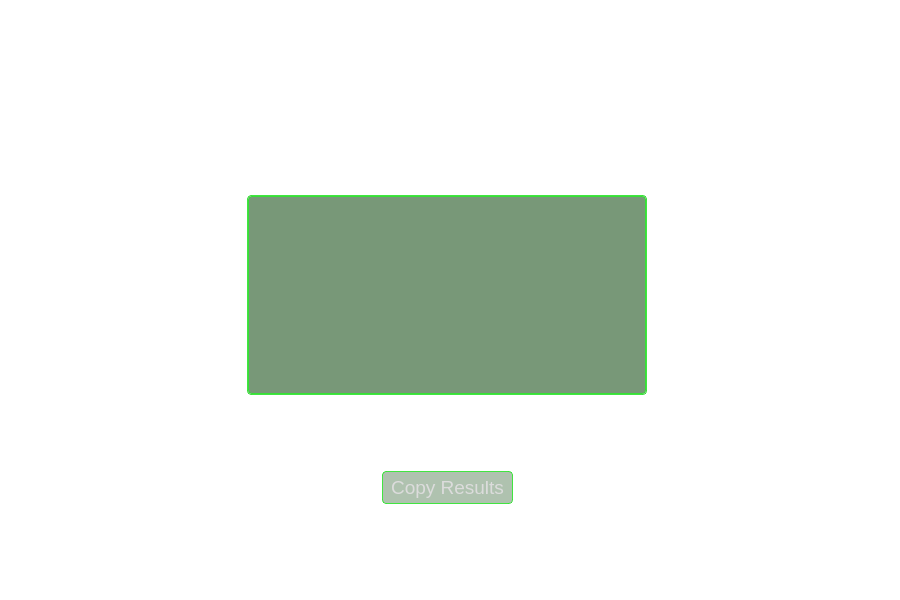
<?xml version="1.0" encoding="UTF-8"?>
<ui version="4.0">
 <class>ScoringReport</class>
 <widget class="QWidget" name="ScoringReport">
  <property name="windowModality">
   <enum>Qt::WindowModal</enum>
  </property>
  <property name="geometry">
   <rect>
    <x>0</x>
    <y>0</y>
    <width>900</width>
    <height>600</height>
   </rect>
  </property>
  <property name="windowTitle">
   <string>Scoring Report</string>
  </property>
  <property name="windowIcon">
   <iconset resource="rc/QTRC.qrc">
    <normaloff>:/vm/img/VM_srp_ico.png</normaloff>:/vm/img/VM_srp_ico.png</iconset>
  </property>
  <property name="windowOpacity">
   <double>0.950000000000000</double>
  </property>
  <property name="autoFillBackground">
   <bool>false</bool>
  </property>
  <property name="styleSheet">
   <string notr="true">background-color: rgba(0,0,0,0);</string>
  </property>
  <layout class="QGridLayout" name="gridLayout">
   <item row="0" column="1">
    <layout class="QHBoxLayout" name="Top_HLayout">
     <item>
      <layout class="QHBoxLayout" name="pointLayout">
       <property name="leftMargin">
        <number>0</number>
       </property>
       <item>
        <widget class="QLabel" name="Points_Coin">
         <property name="sizePolicy">
          <sizepolicy hsizetype="Expanding" vsizetype="Expanding">
           <horstretch>0</horstretch>
           <verstretch>0</verstretch>
          </sizepolicy>
         </property>
         <property name="maximumSize">
          <size>
           <width>128</width>
           <height>128</height>
          </size>
         </property>
         <property name="text">
          <string/>
         </property>
         <property name="pixmap">
          <pixmap resource="rc/QTRC.qrc">:/vm/img/VM_points_ico.png</pixmap>
         </property>
         <property name="scaledContents">
          <bool>true</bool>
         </property>
         <property name="alignment">
          <set>Qt::AlignCenter</set>
         </property>
        </widget>
       </item>
      </layout>
     </item>
     <item>
      <spacer name="Top_HSpacer">
       <property name="orientation">
        <enum>Qt::Horizontal</enum>
       </property>
       <property name="sizeHint" stdset="0">
        <size>
         <width>40</width>
         <height>20</height>
        </size>
       </property>
      </spacer>
     </item>
     <item>
      <layout class="QHBoxLayout" name="checksLayout">
       <property name="leftMargin">
        <number>0</number>
       </property>
       <item>
        <widget class="QLabel" name="Vulns_Star">
         <property name="sizePolicy">
          <sizepolicy hsizetype="Expanding" vsizetype="Expanding">
           <horstretch>0</horstretch>
           <verstretch>0</verstretch>
          </sizepolicy>
         </property>
         <property name="maximumSize">
          <size>
           <width>128</width>
           <height>128</height>
          </size>
         </property>
         <property name="text">
          <string/>
         </property>
         <property name="pixmap">
          <pixmap resource="rc/QTRC.qrc">:/vm/img/iatr-red.png</pixmap>
         </property>
         <property name="scaledContents">
          <bool>true</bool>
         </property>
         <property name="alignment">
          <set>Qt::AlignCenter</set>
         </property>
        </widget>
       </item>
      </layout>
     </item>
    </layout>
   </item>
   <item row="9" column="1">
    <spacer name="verticalSpacer_4">
     <property name="orientation">
      <enum>Qt::Vertical</enum>
     </property>
     <property name="sizeType">
      <enum>QSizePolicy::MinimumExpanding</enum>
     </property>
     <property name="sizeHint" stdset="0">
      <size>
       <width>20</width>
       <height>20</height>
      </size>
     </property>
    </spacer>
   </item>
   <item row="1" column="1">
    <spacer name="verticalSpacer_5">
     <property name="orientation">
      <enum>Qt::Vertical</enum>
     </property>
     <property name="sizeType">
      <enum>QSizePolicy::MinimumExpanding</enum>
     </property>
     <property name="sizeHint" stdset="0">
      <size>
       <width>0</width>
       <height>10</height>
      </size>
     </property>
    </spacer>
   </item>
   <item row="5" column="1">
    <widget class="QLabel" name="SI2Label">
     <property name="styleSheet">
      <string notr="true">color: rgb(255, 255, 255);</string>
     </property>
     <property name="text">
      <string>Loading...</string>
     </property>
     <property name="alignment">
      <set>Qt::AlignHCenter|Qt::AlignTop</set>
     </property>
    </widget>
   </item>
   <item row="3" column="1">
    <layout class="QHBoxLayout" name="horizontalLayout">
     <property name="topMargin">
      <number>10</number>
     </property>
     <property name="bottomMargin">
      <number>20</number>
     </property>
     <item>
      <spacer name="horizontalSpacer_5">
       <property name="orientation">
        <enum>Qt::Horizontal</enum>
       </property>
       <property name="sizeHint" stdset="0">
        <size>
         <width>40</width>
         <height>20</height>
        </size>
       </property>
      </spacer>
     </item>
     <item>
      <widget class="QLabel" name="score_s">
       <property name="minimumSize">
        <size>
         <width>64</width>
         <height>64</height>
        </size>
       </property>
       <property name="maximumSize">
        <size>
         <width>64</width>
         <height>64</height>
        </size>
       </property>
       <property name="text">
        <string/>
       </property>
       <property name="pixmap">
        <pixmap resource="rc/QTRC.qrc">:/vm/img/vm_s.png</pixmap>
       </property>
       <property name="scaledContents">
        <bool>true</bool>
       </property>
      </widget>
     </item>
     <item>
      <widget class="QLabel" name="score_c">
       <property name="sizePolicy">
        <sizepolicy hsizetype="Preferred" vsizetype="Preferred">
         <horstretch>0</horstretch>
         <verstretch>0</verstretch>
        </sizepolicy>
       </property>
       <property name="minimumSize">
        <size>
         <width>64</width>
         <height>64</height>
        </size>
       </property>
       <property name="maximumSize">
        <size>
         <width>64</width>
         <height>64</height>
        </size>
       </property>
       <property name="text">
        <string/>
       </property>
       <property name="pixmap">
        <pixmap resource="rc/QTRC.qrc">:/vm/img/vm_c.png</pixmap>
       </property>
       <property name="scaledContents">
        <bool>true</bool>
       </property>
      </widget>
     </item>
     <item>
      <widget class="QLabel" name="score_o">
       <property name="minimumSize">
        <size>
         <width>64</width>
         <height>64</height>
        </size>
       </property>
       <property name="maximumSize">
        <size>
         <width>64</width>
         <height>64</height>
        </size>
       </property>
       <property name="text">
        <string/>
       </property>
       <property name="pixmap">
        <pixmap resource="rc/QTRC.qrc">:/vm/img/iatr-green.png</pixmap>
       </property>
       <property name="scaledContents">
        <bool>true</bool>
       </property>
      </widget>
     </item>
     <item>
      <widget class="QLabel" name="score_r">
       <property name="minimumSize">
        <size>
         <width>64</width>
         <height>64</height>
        </size>
       </property>
       <property name="maximumSize">
        <size>
         <width>64</width>
         <height>64</height>
        </size>
       </property>
       <property name="text">
        <string/>
       </property>
       <property name="pixmap">
        <pixmap resource="rc/QTRC.qrc">:/vm/img/vm_r.png</pixmap>
       </property>
       <property name="scaledContents">
        <bool>true</bool>
       </property>
      </widget>
     </item>
     <item>
      <widget class="QLabel" name="label">
       <property name="minimumSize">
        <size>
         <width>64</width>
         <height>64</height>
        </size>
       </property>
       <property name="maximumSize">
        <size>
         <width>64</width>
         <height>64</height>
        </size>
       </property>
       <property name="text">
        <string/>
       </property>
       <property name="pixmap">
        <pixmap resource="rc/QTRC.qrc">:/vm/img/vm_e.png</pixmap>
       </property>
       <property name="scaledContents">
        <bool>true</bool>
       </property>
      </widget>
     </item>
     <item>
      <spacer name="horizontalSpacer_6">
       <property name="orientation">
        <enum>Qt::Horizontal</enum>
       </property>
       <property name="sizeHint" stdset="0">
        <size>
         <width>40</width>
         <height>20</height>
        </size>
       </property>
      </spacer>
     </item>
    </layout>
   </item>
   <item row="4" column="1">
    <layout class="QHBoxLayout" name="horizontalLayout_2">
     <property name="sizeConstraint">
      <enum>QLayout::SetMinimumSize</enum>
     </property>
     <property name="leftMargin">
      <number>50</number>
     </property>
     <property name="rightMargin">
      <number>50</number>
     </property>
     <property name="bottomMargin">
      <number>20</number>
     </property>
     <item>
      <spacer name="horizontalSpacer_3">
       <property name="orientation">
        <enum>Qt::Horizontal</enum>
       </property>
       <property name="sizeHint" stdset="0">
        <size>
         <width>40</width>
         <height>20</height>
        </size>
       </property>
      </spacer>
     </item>
     <item>
      <widget class="QScrollArea" name="scrollArea">
       <property name="sizePolicy">
        <sizepolicy hsizetype="Preferred" vsizetype="Preferred">
         <horstretch>0</horstretch>
         <verstretch>0</verstretch>
        </sizepolicy>
       </property>
       <property name="minimumSize">
        <size>
         <width>400</width>
         <height>200</height>
        </size>
       </property>
       <property name="styleSheet">
        <string notr="true">border-radius: 4px;
color: rgb(220,220,220);
background-color: rgba(0, 60, 0, 80);
border: 1px solid rgba(40,230,40, 220);</string>
       </property>
       <property name="frameShape">
        <enum>QFrame::NoFrame</enum>
       </property>
       <property name="frameShadow">
        <enum>QFrame::Plain</enum>
       </property>
       <property name="lineWidth">
        <number>0</number>
       </property>
       <property name="verticalScrollBarPolicy">
        <enum>Qt::ScrollBarAsNeeded</enum>
       </property>
       <property name="horizontalScrollBarPolicy">
        <enum>Qt::ScrollBarAsNeeded</enum>
       </property>
       <property name="sizeAdjustPolicy">
        <enum>QAbstractScrollArea::AdjustToContents</enum>
       </property>
       <property name="widgetResizable">
        <bool>false</bool>
       </property>
       <property name="alignment">
        <set>Qt::AlignHCenter|Qt::AlignTop</set>
       </property>
       <widget class="QWidget" name="CheckListLayout">
        <property name="geometry">
         <rect>
          <x>0</x>
          <y>0</y>
          <width>398</width>
          <height>198</height>
         </rect>
        </property>
        <property name="sizePolicy">
         <sizepolicy hsizetype="Preferred" vsizetype="Preferred">
          <horstretch>0</horstretch>
          <verstretch>0</verstretch>
         </sizepolicy>
        </property>
        <property name="minimumSize">
         <size>
          <width>200</width>
          <height>0</height>
         </size>
        </property>
        <layout class="QVBoxLayout" name="verticalLayout_2">
         <property name="spacing">
          <number>5</number>
         </property>
         <property name="sizeConstraint">
          <enum>QLayout::SetMinimumSize</enum>
         </property>
        </layout>
       </widget>
      </widget>
     </item>
     <item>
      <spacer name="horizontalSpacer_4">
       <property name="orientation">
        <enum>Qt::Horizontal</enum>
       </property>
       <property name="sizeHint" stdset="0">
        <size>
         <width>40</width>
         <height>20</height>
        </size>
       </property>
      </spacer>
     </item>
    </layout>
   </item>
   <item row="12" column="1">
    <spacer name="verticalSpacer">
     <property name="orientation">
      <enum>Qt::Vertical</enum>
     </property>
     <property name="sizeType">
      <enum>QSizePolicy::Fixed</enum>
     </property>
     <property name="sizeHint" stdset="0">
      <size>
       <width>20</width>
       <height>5</height>
      </size>
     </property>
    </spacer>
   </item>
   <item row="7" column="1">
    <layout class="QHBoxLayout" name="horizontalLayout_3">
     <property name="topMargin">
      <number>10</number>
     </property>
     <item>
      <spacer name="horizontalSpacer_7">
       <property name="orientation">
        <enum>Qt::Horizontal</enum>
       </property>
       <property name="sizeHint" stdset="0">
        <size>
         <width>40</width>
         <height>20</height>
        </size>
       </property>
      </spacer>
     </item>
     <item>
      <widget class="QPushButton" name="copysrp">
       <property name="font">
        <font>
         <family>MS Shell Dlg 2</family>
         <pointsize>14</pointsize>
        </font>
       </property>
       <property name="cursor">
        <cursorShape>PointingHandCursor</cursorShape>
       </property>
       <property name="styleSheet">
        <string notr="true">border-radius: 4px;
background-color: rgba(0, 60, 0, 80);
border: 1px solid rgba(40,230,40, 220);
color: rgb(220,220,220);
padding: 8px;
padding-top:4px;
padding-bottom:4px;</string>
       </property>
       <property name="text">
        <string>Copy Results</string>
       </property>
      </widget>
     </item>
     <item>
      <spacer name="horizontalSpacer_8">
       <property name="orientation">
        <enum>Qt::Horizontal</enum>
       </property>
       <property name="sizeHint" stdset="0">
        <size>
         <width>40</width>
         <height>20</height>
        </size>
       </property>
      </spacer>
     </item>
    </layout>
   </item>
   <item row="2" column="1">
    <spacer name="verticalSpacer_2">
     <property name="orientation">
      <enum>Qt::Vertical</enum>
     </property>
     <property name="sizeType">
      <enum>QSizePolicy::Ignored</enum>
     </property>
     <property name="sizeHint" stdset="0">
      <size>
       <width>20</width>
       <height>30</height>
      </size>
     </property>
    </spacer>
   </item>
   <item row="11" column="1" colspan="2">
    <layout class="QHBoxLayout" name="Footer_HBox">
     <item>
      <spacer name="horizontalSpacer_2">
       <property name="orientation">
        <enum>Qt::Horizontal</enum>
       </property>
       <property name="sizeHint" stdset="0">
        <size>
         <width>40</width>
         <height>20</height>
        </size>
       </property>
      </spacer>
     </item>
     <item>
      <widget class="QLabel" name="Footer_Cred_Rainbow">
       <property name="font">
        <font>
         <pointsize>8</pointsize>
         <weight>50</weight>
         <bold>false</bold>
        </font>
       </property>
       <property name="styleSheet">
        <string notr="true">color: rgb(255, 255, 255);</string>
       </property>
       <property name="text">
        <string>RainbowDynamix#5809</string>
       </property>
      </widget>
     </item>
     <item>
      <spacer name="Footer_MidRSpacer">
       <property name="orientation">
        <enum>Qt::Horizontal</enum>
       </property>
       <property name="sizeType">
        <enum>QSizePolicy::Preferred</enum>
       </property>
       <property name="sizeHint" stdset="0">
        <size>
         <width>40</width>
         <height>20</height>
        </size>
       </property>
      </spacer>
     </item>
     <item>
      <widget class="QLabel" name="Footer_Cred_Shiv">
       <property name="font">
        <font>
         <pointsize>8</pointsize>
        </font>
       </property>
       <property name="styleSheet">
        <string notr="true">color: rgb(255, 255, 255);</string>
       </property>
       <property name="text">
        <string>shiversoftdev#7639</string>
       </property>
      </widget>
     </item>
     <item>
      <spacer name="horizontalSpacer">
       <property name="orientation">
        <enum>Qt::Horizontal</enum>
       </property>
       <property name="sizeType">
        <enum>QSizePolicy::Preferred</enum>
       </property>
       <property name="sizeHint" stdset="0">
        <size>
         <width>40</width>
         <height>20</height>
        </size>
       </property>
      </spacer>
     </item>
     <item>
      <widget class="QLabel" name="Footer_Cred_Kali">
       <property name="styleSheet">
        <string notr="true">color: rgb(255, 255, 255);</string>
       </property>
       <property name="text">
        <string>KaliPatriot#5876</string>
       </property>
      </widget>
     </item>
     <item>
      <spacer name="horizontalSpacer_9">
       <property name="orientation">
        <enum>Qt::Horizontal</enum>
       </property>
       <property name="sizeType">
        <enum>QSizePolicy::Preferred</enum>
       </property>
       <property name="sizeHint" stdset="0">
        <size>
         <width>40</width>
         <height>20</height>
        </size>
       </property>
      </spacer>
     </item>
     <item>
      <widget class="QLabel" name="Footer_Cred_Matt">
       <property name="styleSheet">
        <string notr="true">color: rgb(255, 255, 255);</string>
       </property>
       <property name="text">
        <string>Matthew#2334</string>
       </property>
      </widget>
     </item>
     <item>
      <spacer name="horizontalSpacer_10">
       <property name="orientation">
        <enum>Qt::Horizontal</enum>
       </property>
       <property name="sizeHint" stdset="0">
        <size>
         <width>40</width>
         <height>20</height>
        </size>
       </property>
      </spacer>
     </item>
    </layout>
   </item>
   <item row="10" column="1">
    <spacer name="verticalSpacer_3">
     <property name="orientation">
      <enum>Qt::Vertical</enum>
     </property>
     <property name="sizeType">
      <enum>QSizePolicy::Ignored</enum>
     </property>
     <property name="sizeHint" stdset="0">
      <size>
       <width>20</width>
       <height>30</height>
      </size>
     </property>
    </spacer>
   </item>
   <item row="6" column="1">
    <widget class="QLabel" name="TimeLabel">
     <property name="styleSheet">
      <string notr="true">color: rgb(255, 255, 255);</string>
     </property>
     <property name="text">
      <string>Loading...</string>
     </property>
     <property name="alignment">
      <set>Qt::AlignHCenter|Qt::AlignTop</set>
     </property>
    </widget>
   </item>
  </layout>
 </widget>
 <resources>
  <include location="rc/QTRC.qrc"/>
 </resources>
 <connections/>
</ui>
